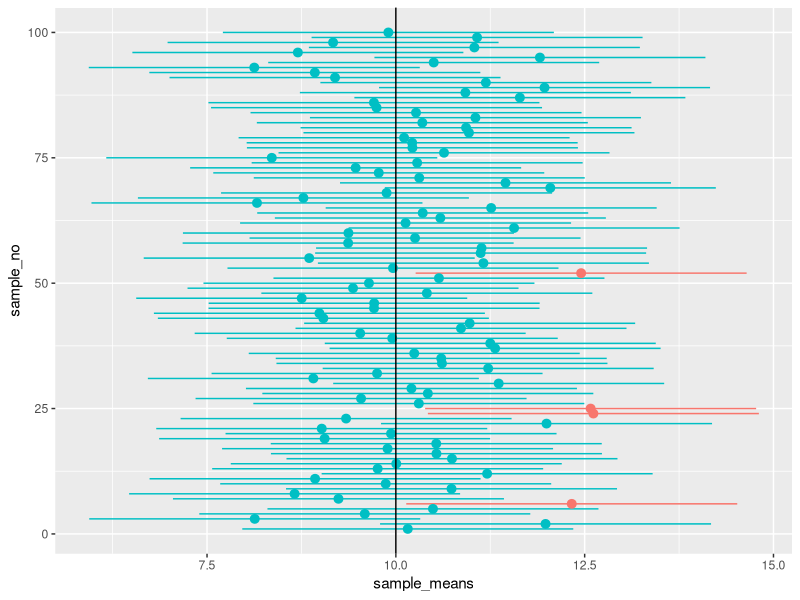

This figure's R source: (Note: this script raises an error after producing the figure.)
library(dplyr)
library(ggplot2)

ci_sigma_known <- function(samples, true_sd, confidence = 0.95) {
  size <- sapply(samples, length)
  pm_val <- -qnorm((1 - confidence)/2)
  means <- sapply(samples, mean)
  err <- true_sd/sqrt(n)
  return(data_frame(sample_no = 1:length(samples),
                    sample_means = means,
                    ymin = means - pm_val*err,
                    ymax = means + pm_val*err))
}

k <- 100
n <- 20
mu <- 10
sigma <- 5

norm_data <- replicate(k, data_frame(rnorm(n, mu, sigma)))

ci <- ci_sigma_known(norm_data, true_sd = sigma)

covered <- ci$ymin < mu & ci$ymax > mu

mean(covered)

ggplot(ci, aes(x=sample_no, y=sample_means, ymin=ymin, ymax=ymax)) +
  geom_pointrange(aes(color=factor(as.numeric(covered)))) +
  geom_hline(aes(yintercept=10)) + 
  coord_flip() +
  theme(legend.position="none")

coverage(ci, 10)
